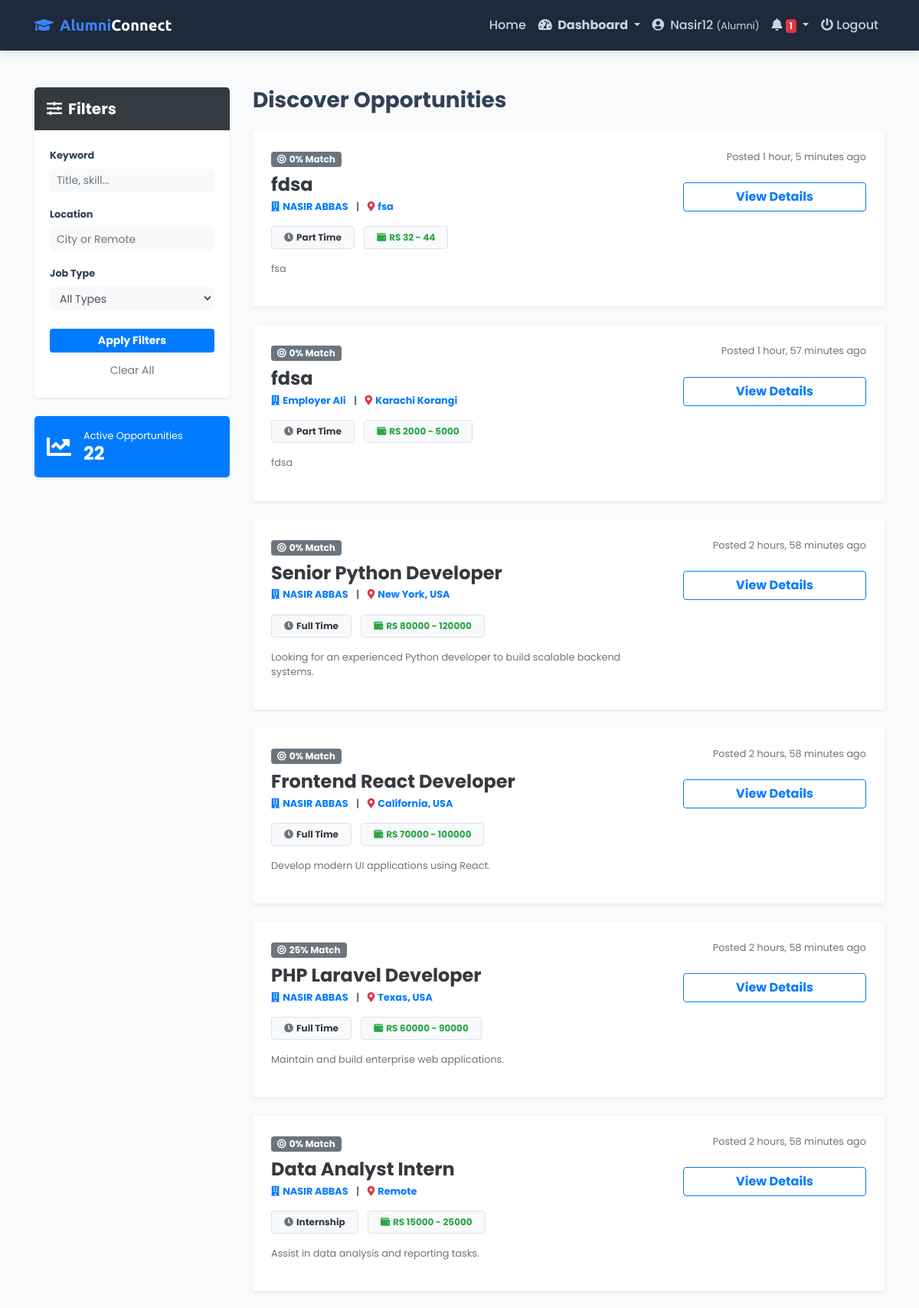
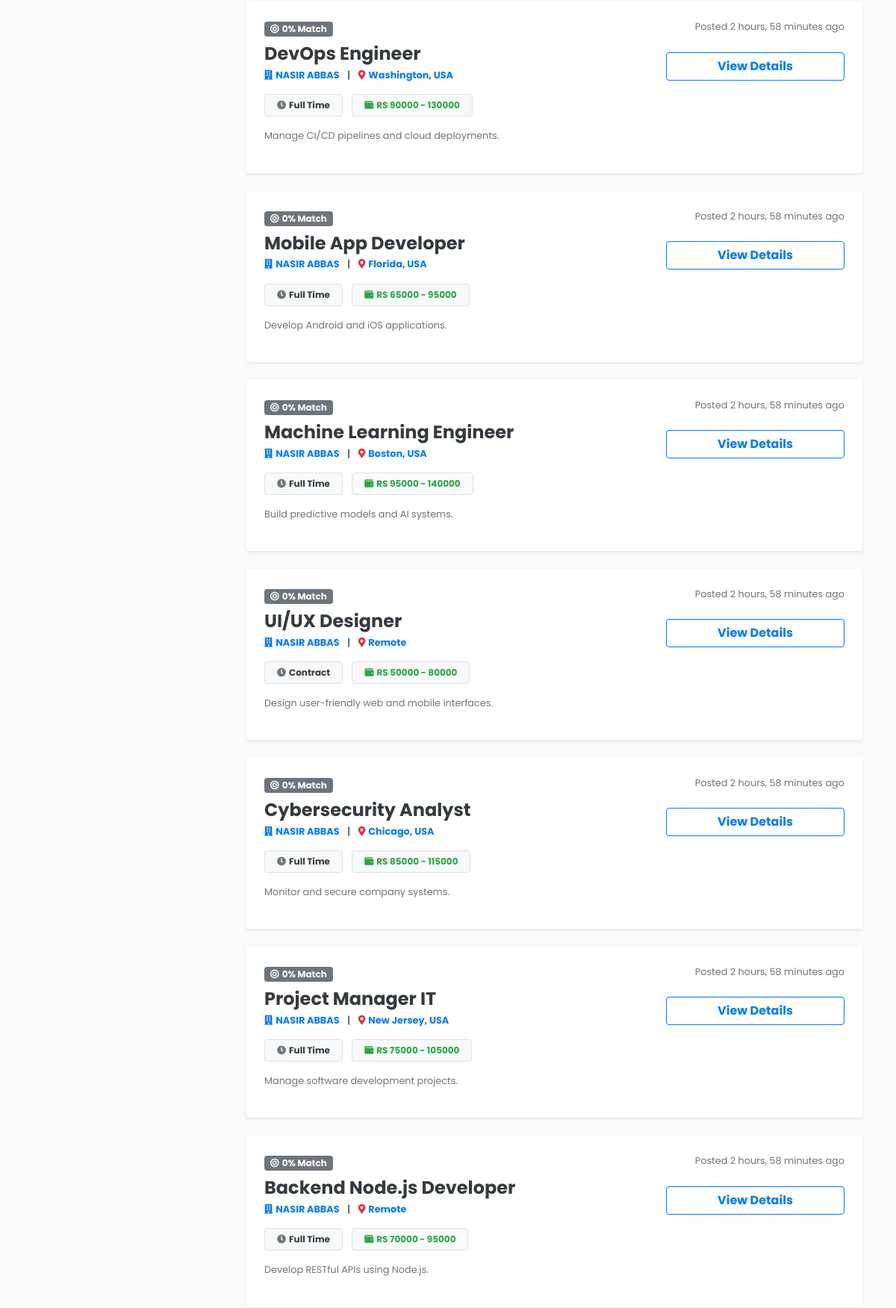
Page /jobs/ (signed in, upper part) on the committed database (2 pictures, top to bottom).
### myapp/models.py (models this page shows, shortened)
class RegisteredUsers(models.Model):
    STATUS_CHOICES = (
        ('active', 'Active'),
        ('inactive', 'Inactive'),
    )
    ROLE_CHOICES = (
        ('alumni', 'Alumni'),
        ('student', 'Student'),
        ('employer', 'Employer'),
    )
    user_id = models.AutoField(primary_key=True)
    username = models.CharField(max_length=150, unique=True)
    email = models.EmailField(unique=True)
    password = models.CharField(max_length=255)
    full_name = models.CharField(max_length=150, blank=True, null=True)
    role = models.CharField(
        max_length=10,
        choices=ROLE_CHOICES,
        default='student'
    )
    gender = models.CharField(
        max_length=10,
        choices=[('Male', 'Male'), ('Female', 'Female'), ('Other', 'Other')],
        blank=True,
        null=True
    )
    status = models.CharField(max_length=10, choices=STATUS_CHOICES, default='inactive')
    created_at = models.DateTimeField(auto_now_add=True)
    updated_at = models.DateTimeField(auto_now=True)

class Job(models.Model):
    JOB_TYPE_CHOICES = (
        ('full_time', 'Full Time'),
        ('part_time', 'Part Time'),
        ('internship', 'Internship'),
        ('contract', 'Contract'),
    )
    STATUS_CHOICES = (
        ('pending', 'Pending'),
        ('approved', 'Approved'),
        ('rejected', 'Rejected'),
    )
    employer = models.ForeignKey(
        RegisteredUsers,
        on_delete=models.CASCADE,
        limit_choices_to={'role__in': ['employer', 'alumni']},
        related_name='jobs'
    )
    title = models.CharField(max_length=255)
    description = models.TextField()
    location = models.CharField(max_length=255)
    salary_min = models.DecimalField(max_digits=10, decimal_places=2, blank=True, null=True)
    salary_max = models.DecimalField(max_digits=10, decimal_places=2, blank=True, null=True)
    job_type = models.CharField(max_length=20, choices=JOB_TYPE_CHOICES)
    category = models.CharField(max_length=255)
    skills_required = models.TextField(help_text="Comma separated skills")
    status = models.CharField(max_length=20, choices=STATUS_CHOICES, default='pending')
    created_at = models.DateTimeField(auto_now_add=True)

### myapp/views.py (the view)
# urls.py: path('jobs/', views.job_list_search, name='job_list_search'),
def job_list_search(request):
    user = get_logged_in_user(request)
    if not user or user.role not in ['student', 'alumni']:
        return redirect('login')
    jobs = Job.objects.filter(status='approved') \
              .select_related('employer') \
              .order_by('-created_at')
    keyword   = request.GET.get('keyword', '').strip()
    location  = request.GET.get('location', '').strip()
    job_type  = request.GET.get('job_type', '').strip()
    if keyword:
        jobs = jobs.filter(
            Q(title__icontains=keyword) |
            Q(description__icontains=keyword) |
            Q(skills_required__icontains=keyword)
        )
    if location:
        jobs = jobs.filter(location__icontains=location)
    if job_type:
        jobs = jobs.filter(job_type=job_type)
    user_profile = getattr(user, 'profile', None)
    user_skills = set()
    if user_profile and user_profile.skills:
        user_skills = {s.strip().lower() for s in user_profile.skills.split(',') if s.strip()}
    for job in jobs:
        job_skills = {s.strip().lower() for s in job.skills_required.split(',') if s.strip()}
        common = user_skills & job_skills
        job.match_score = len(common)
        job.match_percentage = round((len(common) / max(len(job_skills), 1)) * 100, 1) if job_skills else 0
    bookmarked_ids = set(Bookmark.objects.filter(user=user).values_list('job_id', flat=True))
    context = {
        'user': user,
        'jobs': jobs,
        'bookmarked_ids': bookmarked_ids,
        'filters': {'keyword': keyword, 'location': location, 'job_type': job_type},
        'job_type_choices': Job.JOB_TYPE_CHOICES,
    }
    return render(request, 'jobs/list.html', context)

### myapp/views.py (called while the page is built)
def get_logged_in_user(request):
    user_id = request.session.get('user_id')
    if not user_id:
        return None
    return RegisteredUsers.objects.filter(user_id=user_id).first()

### templates/jobs/list.html (shortened to what this page needs)
{% extends "base.html" %}
{% block content %}
<div class="container my-5">
    <div class="row">
        <div class="col-lg-3 mb-4">
            <div class="card border-0 shadow-sm rounded-lg overflow-hidden">
                <div class="bg-dark p-3">
                    <h5 class="text-white mb-0 font-weight-bold"><i class="fas fa-sliders-h mr-2"></i>Filters</h5>
                </div>
                <div class="card-body bg-white">
                    <form method="get">
                        <div class="form-group mb-3">
                            <label class="small font-weight-bold">Keyword</label>
                            <input type="text" name="keyword" class="form-control form-control-sm border-light bg-light" placeholder="Title, skill..." value="{{ filters.keyword|default:'' }}">
                        </div>
                        <div class="form-group mb-3">
                            <label class="small font-weight-bold">Location</label>
                            <input type="text" name="location" class="form-control form-control-sm border-light bg-light" placeholder="City or Remote" value="{{ filters.location|default:'' }}">
                        </div>
                        <div class="form-group mb-4">
                            <label class="small font-weight-bold">Job Type</label>
                            <select name="job_type" class="form-control form-control-sm border-light bg-light">
                                <option value="">All Types</option>
                            </select>
                        </div>
                        <button type="submit" class="btn btn-primary btn-block btn-sm shadow-sm font-weight-bold mb-2">
                            Apply Filters
                        </button>
                        <a href="{% url 'job_list_search' %}" class="btn btn-link btn-block btn-sm text-muted">Clear All</a>
                    </form>
                </div>
            </div>
            <div class="card border-0 shadow-sm mt-4 bg-primary text-white rounded-lg p-3">
                <div class="d-flex align-items-center">
                    <i class="fas fa-chart-line fa-2x opacity-50 mr-3"></i>
                    <div>
                        <p class="mb-0 small">Active Opportunities</p>
                        <h4 class="mb-0 font-weight-bold">{{ jobs|length }}</h4>
                    </div>
                </div>
            </div>
        </div>
        <div class="col-lg-9">
            <div class="d-flex justify-content-between align-items-center mb-4">
                <h3 class="font-weight-bold mb-0">Discover Opportunities</h3>
            </div>
            {% if jobs %}
                <div class="row">
                    {% for job in jobs %}
                    <div class="col-md-12 mb-4">
                        <div class="card border-0 shadow-sm hover-shadow transition-all {% if job.match_score >= 3 %}job-card-featured{% endif %}">
                            <div class="card-body p-4">
                                <div class="row align-items-start">
                                    <div class="col-md-8">
                                        {% if job.match_score is not none %}
                                        <div class="mb-2">
                                            <span class="badge {% if job.match_percentage >= 70 %}badge-success{% elif job.match_percentage >= 40 %}badge-warning{% else %}badge-secondary{% endif %} px-2 py-1">
                                                <i class="fas fa-bullseye mr-1"></i>{{ job.match_percentage|floatformat:0 }}% Match
                                            </span>
                                        </div>
                                        {% endif %}
                                        <h4 class="card-title mb-1 font-weight-bold">
                                            <a href="{% url 'job_detail' job.id %}" class="text-dark text-decoration-none">{{ job.title }}</a>
                                        </h4>
                                        <p class="text-primary font-weight-bold small mb-3">
                                            <i class="fas fa-building mr-1"></i>{{ job.employer.full_name|default:job.employer.username }}
                                            <span class="text-muted mx-2">|</span>
                                            <i class="fas fa-map-marker-alt mr-1 text-danger"></i>{{ job.location }}
                                        </p>
                                        <div class="mb-3">
                                            <span class="badge badge-light border text-dark px-3 py-2 mr-2">
                                                <i class="fas fa-clock mr-1 text-muted"></i>{{ job.get_job_type_display }}
                                            </span>
                                            {% if job.salary_min %}
                                            <span class="badge badge-light border text-success px-3 py-2">
                                                <i class="fas fa-wallet mr-1"></i>RS {{ job.salary_min|floatformat:0 }}{% if job.salary_max %} - {{ job.salary_max|floatformat:0 }}{% else %}+{% endif %}
                                            </span>
                                            {% endif %}
                                        </div>
                                        <p class="text-muted small text-truncate-2">
                                            {{ job.description|truncatewords:30 }}
                                        </p>
                                    </div>
                                    <div class="col-md-4 text-md-right mt-3 mt-md-0 d-flex flex-column justify-content-between h-100">
                                        <div>
                                            <p class="small text-muted mb-4">Posted {{ job.created_at|timesince }} ago</p>
                                        </div>
                                        <a href="{% url 'job_detail' job.id %}" class="btn btn-outline-primary font-weight-bold px-4">
                                            View Details
                                        </a>
                                    </div>
                                </div>
                            </div>
                        </div>
                    </div>
                    {% endfor %}
                </div>
            {% endif %}
        </div>
    </div>
</div>
{% endblock %}

### templates/base.html (shortened to what this page needs)
<!DOCTYPE html>
<html lang="en">
<head>
    <link rel="stylesheet" href="https://stackpath.bootstrapcdn.com/bootstrap/4.5.2/css/bootstrap.min.css">
    <link rel="stylesheet" href="https://cdnjs.cloudflare.com/ajax/libs/font-awesome/5.15.4/css/all.min.css">
</head>
<body>
<nav class="navbar navbar-expand-lg navbar-dark sticky-top">
    <div class="container">
        <a class="navbar-brand" href="{% url 'index' %}">
            <i class="fas fa-graduation-cap mr-2"></i>Alumni<span class="text-white">Connect</span>
        </a>
        <div class="collapse navbar-collapse" id="mainNav">
            <ul class="navbar-nav ml-auto">
                <li class="nav-item"><a class="nav-link" href="{% url 'index' %}">Home</a></li>
                {% if request.session.user_id %}
                <li class="nav-item dropdown">
                    <a class="nav-link dropdown-toggle font-weight-bold text-white" href="#" id="roleDropdown" role="button" data-toggle="dropdown" aria-haspopup="true" aria-expanded="false">
                        <i class="fas fa-tachometer-alt mr-1"></i> Dashboard
                    </a>
                </li>
                <li class="nav-item">
                    <a class="nav-link text-info" href="{% url 'update_profile' %}">
                        <i class="fas fa-user-circle mr-1"></i> {{ request.session.username }}
                        <span class="small">({{ request.session.role|capfirst }})</span>
                    </a>
                </li>
                <li class="nav-item dropdown">
    <a class="nav-link dropdown-toggle text-warning" href="#" id="notificationDropdown" role="button" data-toggle="dropdown" aria-haspopup="true" aria-expanded="false">
        <i class="fas fa-bell"></i>
        <span class="badge badge-danger" id="notification-count">0</span>
    </a>
</li>
                <li class="nav-item">
                    <a class="nav-link text-danger" href="{% url 'logout' %}">
                        <i class="fas fa-power-off"></i> Logout
                    </a>
                </li>
                {% else %}
                <li class="nav-item"><a class="nav-link" href="{% url 'login' %}">Login</a></li>
                <li class="nav-item"><a class="nav-link" href="{% url 'register' %}">Register</a></li>
                {% endif %}
            </ul>
        </div>
    </div>
</nav>
    {% block content %}{% endblock %}
</body>
</html>

### templates/base.html (style rules this page uses)
:root { --primary-color: #1e293b; --accent-color: #3b82f6; --light-bg: #f8fafc; }
body { font-family: 'Poppins', sans-serif; background-color: var(--light-bg); color: #334155; display: flex; flex-direction: column; min-height: 100vh; }
.navbar { background: var(--primary-color) !important; padding: 0.8rem 1rem; box-shadow: 0 4px 12px rgba(0, 0, 0, 0.1); }
.navbar-brand { font-family: 'Ubuntu', sans-serif; font-weight: 700; color: var(--accent-color) !important; }
.nav-link { font-weight: 500; color: #cbd5e1 !important; transition: 0.3s; }

### templates/jobs/list.html (style rules this page uses)
.hover-shadow { transition: transform 0.2s ease, box-shadow 0.2s ease; }
.text-truncate-2 { display: -webkit-box; -webkit-line-clamp: 2; -webkit-box-orient: vertical; overflow: hidden; }
.form-control-sm { border-radius: 0.4rem; }

### rows in the picture
RegisteredUsers: session.username "Nasir12", session.role "Alumni"
Job: match_percentage "0", title "fdsa", employer.full_name "NASIR ABBAS", location "fsa", job_type "Part Time", salary_min "32", salary_max "44", description "fsa", created_at "1 hour, 5 minutes"
Job: match_percentage "0", title "fdsa", employer.full_name "Employer Ali", location "Karachi Korangi", job_type "Part Time", salary_min "2000", salary_max "5000", description "fdsa", created_at "1 hour, 57 minutes"
Job: match_percentage "0", title "Senior Python Developer", employer.full_name "NASIR ABBAS", location "New York, USA", job_type "Full Time", salary_min "80000", salary_max "120000", description "Looking for an experienced Python developer to build scalable backend systems.", created_at "2 hours, 58 minutes"
Job: match_percentage "0", title "Frontend React Developer", employer.full_name "NASIR ABBAS", location "California, USA", job_type "Full Time", salary_min "70000", salary_max "100000", description "Develop modern UI applications using React.", created_at "2 hours, 58 minutes"
Job: match_percentage "25", title "PHP Laravel Developer", employer.full_name "NASIR ABBAS", location "Texas, USA", job_type "Full Time", salary_min "60000", salary_max "90000", description "Maintain and build enterprise web applications.", created_at "2 hours, 58 minutes"
Job: match_percentage "0", title "Data Analyst Intern", employer.full_name "NASIR ABBAS", location "Remote", job_type "Internship", salary_min "15000", salary_max "25000", description "Assist in data analysis and reporting tasks.", created_at "2 hours, 58 minutes"
Job: match_percentage "0", title "DevOps Engineer", employer.full_name "NASIR ABBAS", location "Washington, USA", job_type "Full Time", salary_min "90000", salary_max "130000", description "Manage CI/CD pipelines and cloud deployments.", created_at "2 hours, 58 minutes"
Job: match_percentage "0", title "Mobile App Developer", employer.full_name "NASIR ABBAS", location "Florida, USA", job_type "Full Time", salary_min "65000", salary_max "95000", description "Develop Android and iOS applications.", created_at "2 hours, 58 minutes"
Job: match_percentage "0", title "Machine Learning Engineer", employer.full_name "NASIR ABBAS", location "Boston, USA", job_type "Full Time", salary_min "95000", salary_max "140000", description "Build predictive models and AI systems.", created_at "2 hours, 58 minutes"
Job: match_percentage "0", title "UI/UX Designer", employer.full_name "NASIR ABBAS", location "Remote", job_type "Contract", salary_min "50000", salary_max "80000", description "Design user-friendly web and mobile interfaces.", created_at "2 hours, 58 minutes"
Job: match_percentage "0", title "Cybersecurity Analyst", employer.full_name "NASIR ABBAS", location "Chicago, USA", job_type "Full Time", salary_min "85000", salary_max "115000", description "Monitor and secure company systems.", created_at "2 hours, 58 minutes"
Job: match_percentage "0", title "Project Manager IT", employer.full_name "NASIR ABBAS", location "New Jersey, USA", job_type "Full Time", salary_min "75000", salary_max "105000", description "Manage software development projects.", created_at "2 hours, 58 minutes"
Job: match_percentage "0", title "Backend Node.js Developer", employer.full_name "NASIR ABBAS", location "Remote", job_type "Full Time", salary_min "70000", salary_max "95000", description "Develop RESTful APIs using Node.js.", created_at "2 hours, 58 minutes"

### other values in the picture
{{ jobs|length }} "22"
